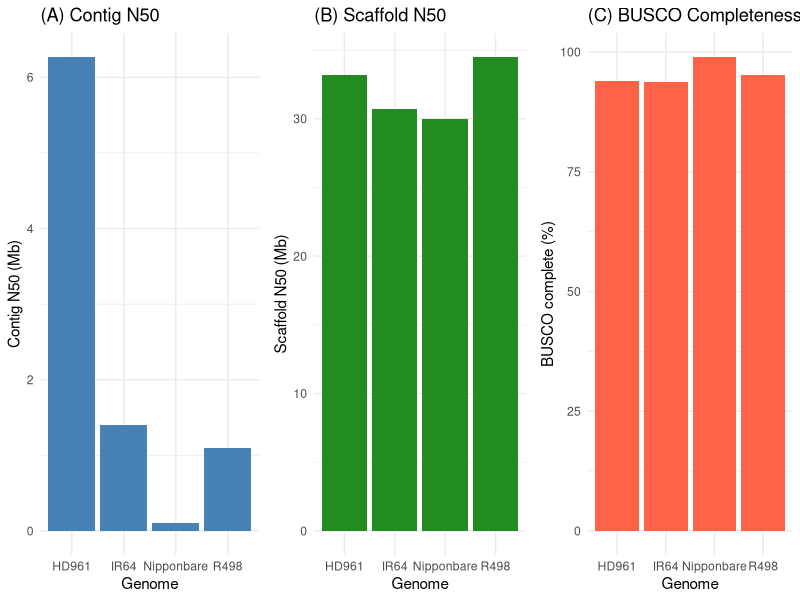
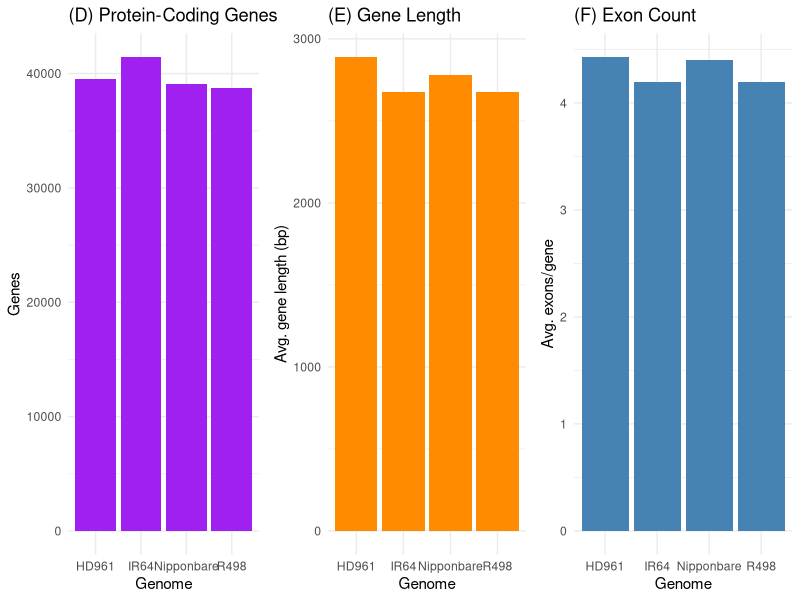
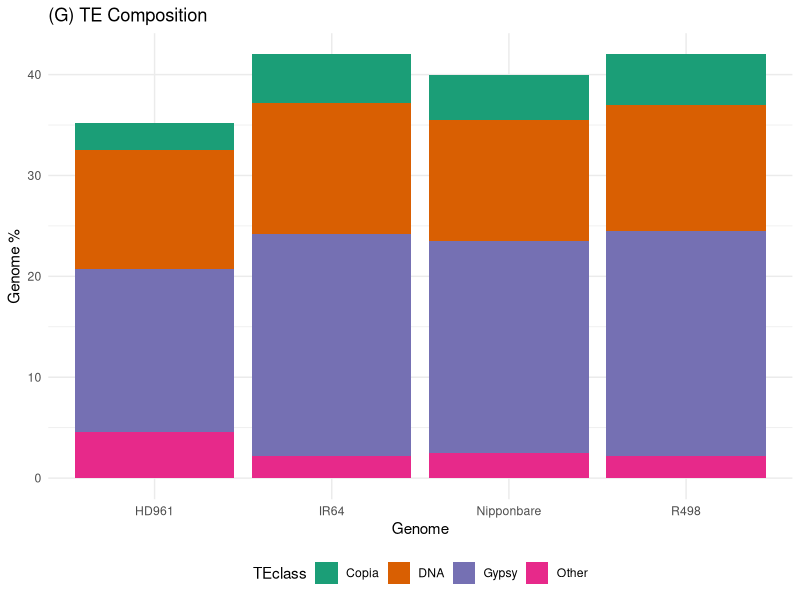
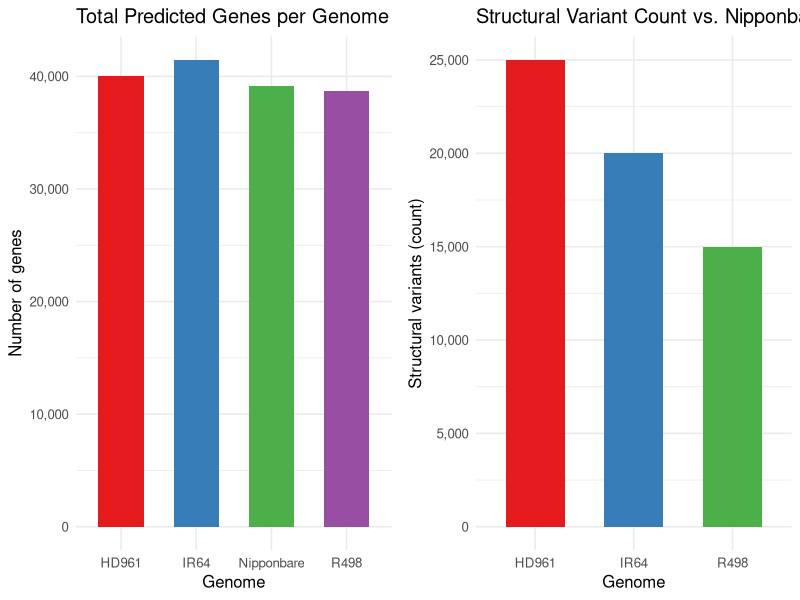
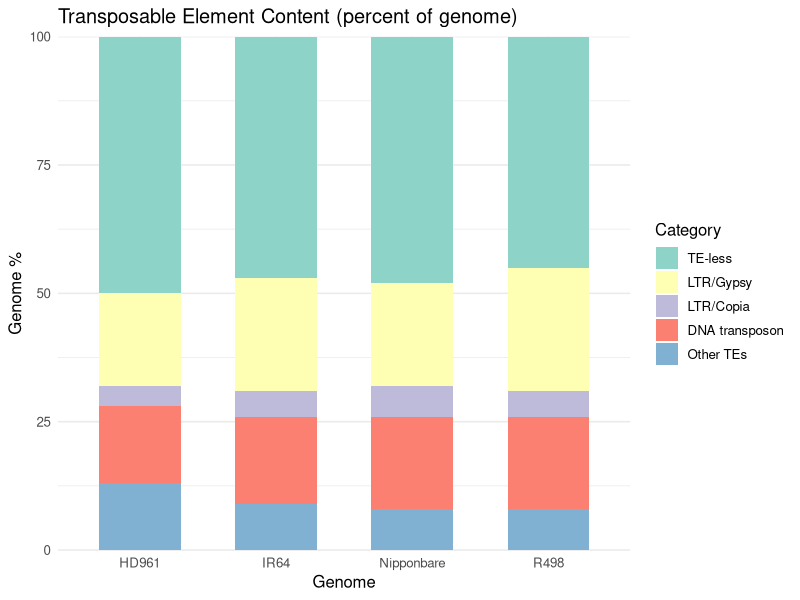
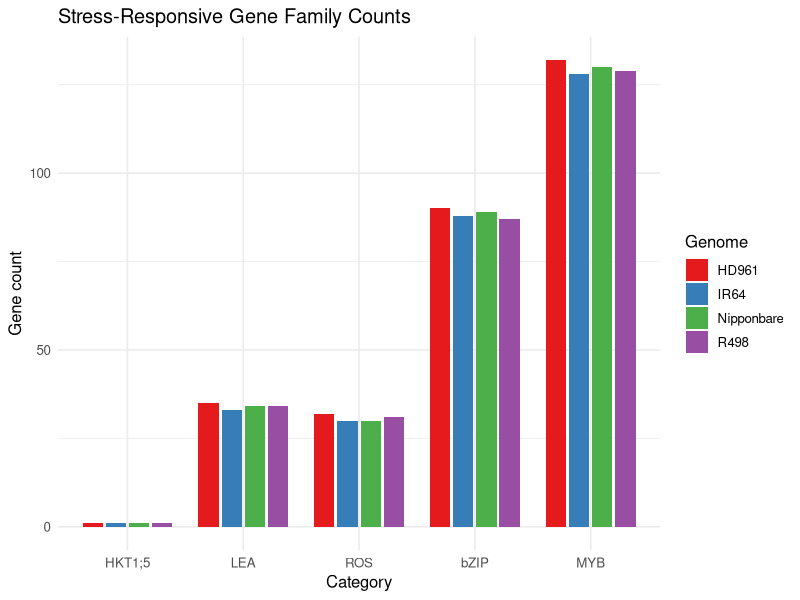

Write the R code that produced these figures, in order.
setwd("/Users/charleschan/Desktop/Guangdong\ Ocean\ University/Papers\ in\ progress/Rice-RiboSeq/BMC\ Biology/250710_revision/revised\ figures/Figure\ 1\ related")


library(ggplot2)
library(cowplot)

# 1) Assembly & Completeness
df_assembly <- data.frame(
  Genome = c("Nipponbare","IR64","R498","HD961"),
  ContigN50_Mb  = c(0.1, 1.4, 1.1, 6.27),   # Mb
  ScaffoldN50_Mb= c(30.0,30.7,34.5,33.16),  # Mb
  BUSCO_pct     = c(99.0,93.8,95.2,93.91)   # %
)

p_asm1 <- ggplot(df_assembly, aes(Genome, ContigN50_Mb)) +
  geom_col(fill="steelblue") +
  theme_minimal() +
  labs(y="Contig N50 (Mb)", title="(A) Contig N50")

p_asm2 <- ggplot(df_assembly, aes(Genome, ScaffoldN50_Mb)) +
  geom_col(fill="forestgreen") +
  theme_minimal() +
  labs(y="Scaffold N50 (Mb)", title="(B) Scaffold N50")

p_asm3 <- ggplot(df_assembly, aes(Genome, BUSCO_pct)) +
  geom_col(fill="tomato") +
  theme_minimal() +
  labs(y="BUSCO complete (%)", title="(C) BUSCO Completeness")

panel_assembly <- plot_grid(p_asm1, p_asm2, p_asm3, ncol=3)

# 2) Gene Content & Structure
df_genes <- data.frame(
  Genome = c("Nipponbare","IR64","R498","HD961"),
  GeneCount      = c(39045,41458,38714,39565),
  AvgGeneLength  = c(2779,2675,2675,2890),  # bp
  AvgExonsPerGene= c(4.4,4.2,4.2,4.43)
)

p_gen1 <- ggplot(df_genes, aes(Genome, GeneCount)) +
  geom_col(fill="purple") +
  theme_minimal() +
  labs(y="Genes", title="(D) Protein-Coding Genes")

p_gen2 <- ggplot(df_genes, aes(Genome, AvgGeneLength)) +
  geom_col(fill="darkorange") +
  theme_minimal() +
  labs(y="Avg. gene length (bp)", title="(E) Gene Length")

p_gen3 <- ggplot(df_genes, aes(Genome, AvgExonsPerGene)) +
  geom_col(fill="steelblue") +
  theme_minimal() +
  labs(y="Avg. exons/gene", title="(F) Exon Count")

panel_genes <- plot_grid(p_gen1, p_gen2, p_gen3, ncol=3)

# 3) TE Composition
df_te <- data.frame(
  Genome = rep(c("Nipponbare","IR64","R498","HD961"), each=4),
  TEclass = rep(c("Gypsy","Copia","DNA","Other"), times=4),
  Pct     = c(
    21.0, 4.5, 12.0, 2.5,    # Nipponbare
    22.0, 4.8, 13.0, 2.2,    # IR64
    22.3, 5.0, 12.5, 2.2,    # R498
    16.11,2.66,11.82,4.59    # HD961
  )
)

p_te <- ggplot(df_te, aes(Genome, Pct, fill=TEclass)) +
  geom_col() +
  theme_minimal() +
  labs(y="Genome %", title="(G) TE Composition") +
  scale_fill_brewer(type="qual", palette=2)

# 4) Combine & Export
pdf("HD961_all_features_compare.pdf", width=14, height=10)

# Top row: assembly; middle row: gene features; bottom row: TE composition full width
print(panel_assembly)
print(panel_genes)
print(p_te + theme(legend.position="bottom"))

dev.off()

##############################################################################################################################

# Load required libraries
library(ggplot2)
library(gridExtra)  # for arranging multiple plots
# Simulate summary data for the four genomes
genomes <- c("HD961", "IR64", "Nipponbare", "R498")

# (1) Gene family sizes: here using total gene counts as a proxy for gene family content
gene_counts <- data.frame(Genome = genomes,
                          GeneCount = c(40000, 41458, 39102, 38714))
# Ensure Genome is a factor with specified order for consistent coloring
gene_counts$Genome <- factor(gene_counts$Genome, levels = genomes)

# Plot 1: Bar plot of total gene counts per genome
p1 <- ggplot(gene_counts, aes(x = Genome, y = GeneCount, fill = Genome)) +
  geom_col(width = 0.6) +
  scale_y_continuous(name = "Number of genes", labels = scales::comma) +
  scale_fill_brewer(palette = "Set1") +  # distinct colors for each genome
  theme_minimal(base_size = 12) +
  theme(legend.position = "none") +
  ggtitle("Total Predicted Genes per Genome")

# (2) TE content proportions (% genome for each TE category)
te_data <- data.frame(
  Genome = rep(genomes, each = 5),
  Category = rep(c("TE-less", "LTR/Gypsy", "LTR/Copia", "DNA transposon", "Other TEs"), times = 4),
  Percent = c(50, 18, 4, 15, 13,    # HD961
              47, 22, 5, 17, 9,     # IR64
              48, 20, 6, 18, 8,     # Nipponbare
              45, 24, 5, 18, 8)     # R498
)
te_data$Genome  <- factor(te_data$Genome, levels = genomes)
te_data$Category <- factor(te_data$Category, 
                           levels = c("TE-less", "LTR/Gypsy", "LTR/Copia", "DNA transposon", "Other TEs"))
# Plot 2: Stacked bar plot of TE composition proportions
p2 <- ggplot(te_data, aes(x = Genome, y = Percent, fill = Category)) +
  geom_col(width = 0.6) +
  scale_y_continuous(name = "Genome %", expand = c(0,0)) +
  scale_fill_brewer(palette = "Set3", name = "Category") +
  theme_minimal(base_size = 12) +
  ggtitle("Transposable Element Content (percent of genome)")

# (3) Structural variant counts (e.g., number of large SVs relative to Nipponbare)
sv_counts <- data.frame(Genome = c("HD961", "IR64", "R498"),
                        SV_count = c(25000, 20000, 15000))
sv_counts$Genome <- factor(sv_counts$Genome, levels = sv_counts$Genome)  # use given order
# Plot 3: Bar plot of SV counts (HD961, IR64, R498)
p3 <- ggplot(sv_counts, aes(x = Genome, y = SV_count, fill = Genome)) +
  geom_col(width = 0.6) +
  scale_y_continuous(name = "Structural variants (count)", labels = scales::comma) +
  scale_fill_brewer(palette = "Set1") +
  theme_minimal(base_size = 12) +
  theme(legend.position = "none") +
  ggtitle("Structural Variant Count vs. Nipponbare")

# (4) Stress-responsive gene family counts (HKT1;5, LEA, ROS scavengers, bZIP, MYB)
stress_data <- data.frame(
  Category = rep(c("HKT1;5", "LEA", "ROS", "bZIP", "MYB"), times = 4),
  Genome   = rep(genomes, each = 5),
  Count    = c(1, 35, 32, 90, 132,    # HD961
               1, 33, 30, 88, 128,    # IR64
               1, 34, 30, 89, 130,    # Nipponbare
               1, 34, 31, 87, 129)    # R498
)
stress_data$Genome <- factor(stress_data$Genome, levels = genomes)
stress_data$Category <- factor(stress_data$Category, levels = c("HKT1;5", "LEA", "ROS", "bZIP", "MYB"))
# Plot 4: Grouped bar plot of selected stress-related gene counts
p4 <- ggplot(stress_data, aes(x = Category, y = Count, fill = Genome)) +
  geom_col(position = position_dodge(width = 0.8), width = 0.7) +
  scale_y_continuous(name = "Gene count") +
  scale_fill_brewer(palette = "Set1", name = "Genome") +
  theme_minimal(base_size = 12) +
  ggtitle("Stress-Responsive Gene Family Counts")

# Output all plots to a multi-page PDF
pdf("HD961_comparative_genomics.pdf", width = 8, height = 6)
grid.arrange(p1, p3, ncol = 2)         # Page 1: gene count (left) and SV count (right)
print(p2)                              # Page 2: TE content stacked bar
print(p4)                              # Page 3: stress-responsive gene counts
dev.off()

